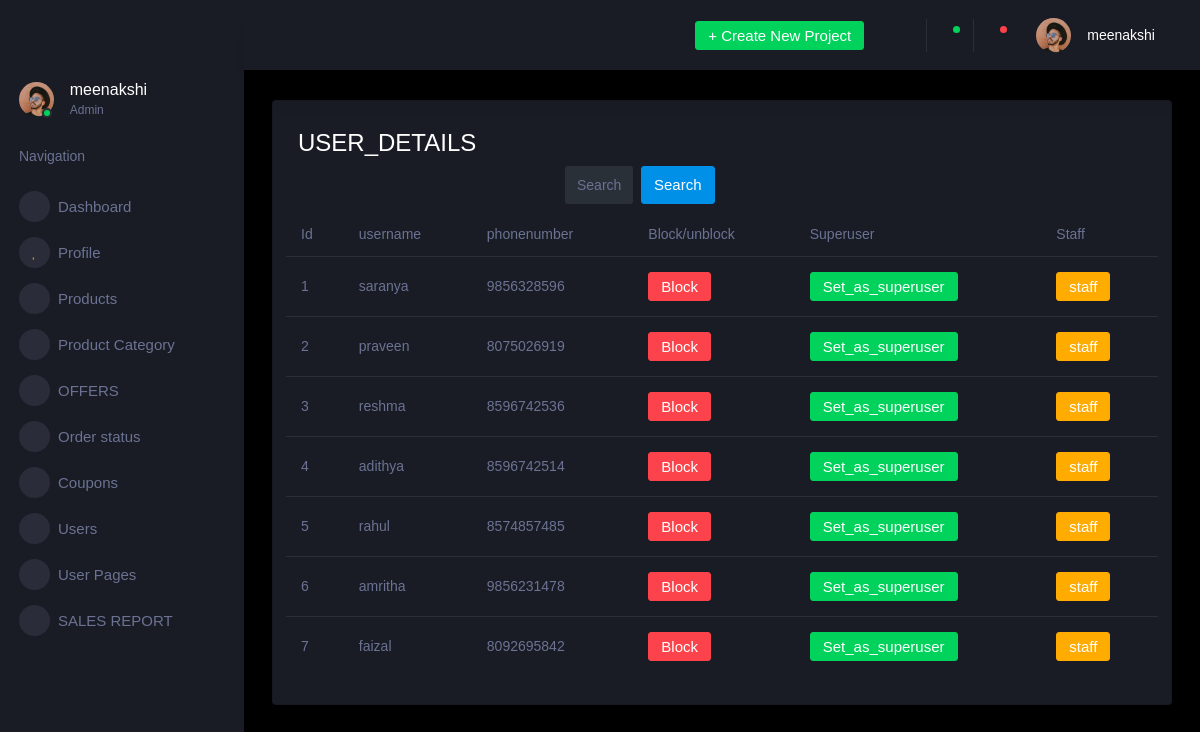
Page /Userdetails on the committed database.
### Users_app/models.py (models this page shows, shortened)
class Custom_users(models.Model):
    id = models.AutoField(primary_key=True)
    phonenumber=models.CharField(max_length=10,null=True)
    username=models.CharField(max_length=30)
    password=models.CharField(max_length=50,null=True)
    is_staff = models.BooleanField(default=True)
    is_superuser = models.BooleanField(default=False)
    otp=models.CharField(max_length=6,null=True)
    is_blocked = models.BooleanField(default=False)

### Users_app/views.py (the view)
# urls.py: path('Userdetails',views.Users_details,name='userdetails'),
def Users_details(request):
    user={
        'users':Custom_users.objects.all()
    }
    return render(request,'Users_details.html',user)

### templates/Users_details.html (shortened to what this page needs)
{% extends 'adminbase.html' %}
{% load static %}
{% block content %}
      <div class="main-panel">
        <div class="content-wrapper">
          <div class="row">
            <div class="col-xl-12 col-sm-12 grid-margin stretch-card">
              <div class="card">
                <div class="card-body">
                  <div class="row">
                    <div class="col-9">
                        <h3 class="mb-0">USER_DETAILS</h3>
                        <ul class="navbar-nav w-50 mx-5 ml-auto">
                            <li class="nav-item w-50">
                              <form class="nav-link mt-2 mt-md-0 d-none d-lg-flex search" method='GET' action="{% url 'User_search' %}">{% csrf_token %}
                                <input type="text" class="form-control" placeholder="Search Users" name='q'>
                                <button class="btn btn-primary mx-2" type="submit"> Search</button>
                              </form>
                            </li>
                          </ul>
                        </div>
                      <div class="table-responsive">
                        <table class="table table-hover">
                          <thead>
                            <tr>
                              <th scope="col">Id</th>
                              <th scope="col">username</th>
                              <th scope="col">phonenumber</th>
                              <th scope="col">Block/unblock</th>
                              <th scope="col">Superuser</th>
                              <th scope="col">Staff</th>
                            </tr>
                          </thead>
                          <tbody>
                            {% for s in users %}
                              <tr>
                                <td>{{ forloop.counter}}</td>
                                <td>{{ s.username }}</td>
                                <td>{{ s.phonenumber }}</td>
                              <td>
                                    <button class="btn btn-danger toggle-button" data-userid="{{ s.id }}" data-attribute="is_blocked">
                                        {% if s.is_blocked %}Unblocked{% else %}Block{% endif %}
                                    </button>
                                </td>
                                <td>
                                    <button class="btn btn-success toggle-button"
                                            data-userid="{{ s.id }}"
                                            data-attribute="is_superuser">
                                        {% if s.is_superuser %}superuser{% else %}Set_as_superuser{% endif %}
                                    </button>
                                </td>
                                <td>
                                    <button class="btn btn-warning toggle-button"
                                            data-userid="{{ s.id }}"
                                            data-attribute="is_staff">
                                        {% if s.is_staff %}staff{% else %}st_as staff{% endif %}
                                    </button>
                                </td>
                    </div>
                    {% endfor %}
      </div>
    </div>
  </div>
  {% endblock content %}

### rows in the picture
Custom_users: username "saranya", phonenumber "9856328596", is_blocked "Block", is_superuser "Set_as_superuser", is_staff "staff"
Custom_users: username "praveen", phonenumber "8075026919", is_blocked "Block", is_superuser "Set_as_superuser", is_staff "staff"
Custom_users: username "reshma", phonenumber "8596742536", is_blocked "Block", is_superuser "Set_as_superuser", is_staff "staff"
Custom_users: username "adithya", phonenumber "8596742514", is_blocked "Block", is_superuser "Set_as_superuser", is_staff "staff"
Custom_users: username "rahul", phonenumber "8574857485", is_blocked "Block", is_superuser "Set_as_superuser", is_staff "staff"
Custom_users: username "amritha", phonenumber "9856231478", is_blocked "Block", is_superuser "Set_as_superuser", is_staff "staff"
Custom_users: username "faizal", phonenumber "8092695842", is_blocked "Block", is_superuser "Set_as_superuser", is_staff "staff"
